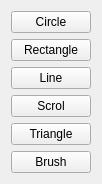
<?xml version="1.0" encoding="UTF-8"?>
<ui version="4.0">
 <class>RibbonForm</class>
 <widget class="QWidget" name="RibbonForm">
  <property name="geometry">
   <rect>
    <x>0</x>
    <y>0</y>
    <width>100</width>
    <height>176</height>
   </rect>
  </property>
  <property name="windowTitle">
   <string>Form</string>
  </property>
  <layout class="QGridLayout" name="gridLayout">
   <item row="0" column="0">
    <layout class="QVBoxLayout" name="verticalLayout">
     <item>
      <widget class="QPushButton" name="Circlebtn">
       <property name="text">
        <string>Circle</string>
       </property>
      </widget>
     </item>
     <item>
      <widget class="QPushButton" name="Rectbtn">
       <property name="text">
        <string>Rectangle</string>
       </property>
      </widget>
     </item>
     <item>
      <widget class="QPushButton" name="linebtn">
       <property name="text">
        <string>Line</string>
       </property>
      </widget>
     </item>
     <item>
      <widget class="QPushButton" name="scrolbtn">
       <property name="text">
        <string>Scrol</string>
       </property>
      </widget>
     </item>
     <item>
      <widget class="QPushButton" name="trianbtn">
       <property name="text">
        <string>Triangle</string>
       </property>
      </widget>
     </item>
     <item>
      <widget class="QPushButton" name="bruhbtn">
       <property name="text">
        <string>Brush</string>
       </property>
      </widget>
     </item>
    </layout>
   </item>
  </layout>
 </widget>
 <resources/>
 <connections/>
</ui>
